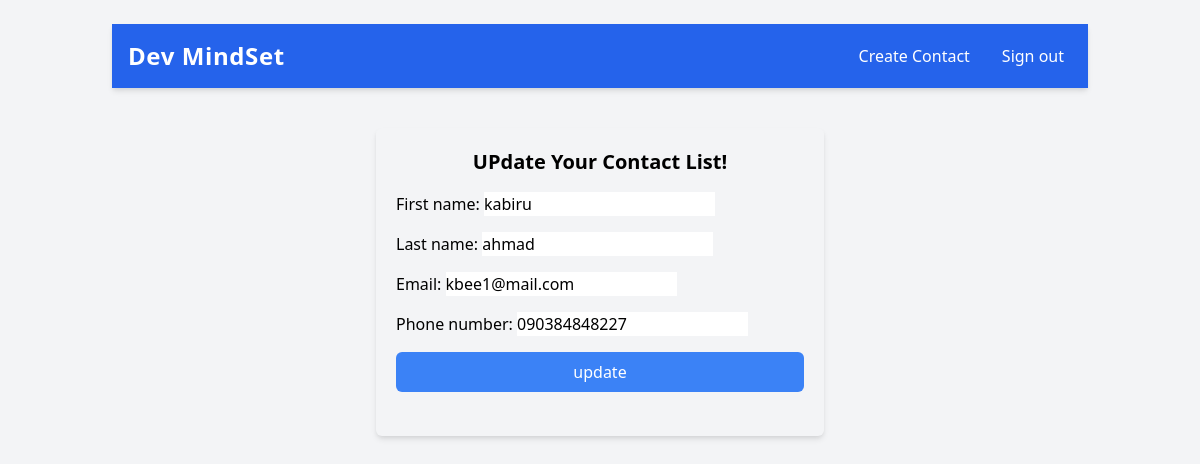
/update-contact/3/ (signed in), run on the app's committed database.
### pages/models.py (models this page shows)
class Record(models.Model):
    creation_date =models.DateTimeField(auto_now_add=True)
    first_name = models.CharField(max_length=100)
    last_name =models.CharField(max_length=100)
    email= models.CharField(max_length=50)
    phone_number = models.CharField(max_length=12)

### pages/views.py (the view)
# urls.py: path('update-contact/<int:pk>/', views.update_contact, name="update-contact"),
@login_required(login_url='my-login')
def update_contact(request, pk):
    record = Record.objects.get(id = pk)
    form = UpdateForm(instance = record)
    if request.method == "POST":
        form =UpdateForm(request.POST,instance=record)
        if form.is_valid():
            form.save()
            return redirect("dashboard")
    context = {'form3':form}
    return render(request, 'pages/update-contact.html', context)

### pages/forms.py
class UpdateForm(forms.ModelForm):
  class Meta:
        model = Record
        fields = ['first_name', 'last_name', 'email', 'phone_number']

### pages/templates/pages/update-contact.html (shortened to what this page needs)
{% extends 'pages/base.html' %}
{% load tailwind_filters %}
{% block content %}
<body>
    {% include 'pages/navbar.html' %}
    <div class="max-w-md mx-auto bg-gray-100 shadow-md p-5 rounded-md">
        <h3 class="text-xl font-bold text-center mb-2">UPdate Your Contact List!</h3>
        <form action="" method="POST" autocomplete="off" class="space-y-4">
            {{ form3|crispy }}
            <button type="submit" class="w-full text-white bg-blue-500 hover:bg-blue-700 rounded-md p-2">
                update
            </button>
        </form>
        <br>
    </div>
</body>
{% endblock %}

### data on the page
Record: first_name "kabiru", last_name "ahmad", email "kbee1@mail.com", phone_number "090384848227"
